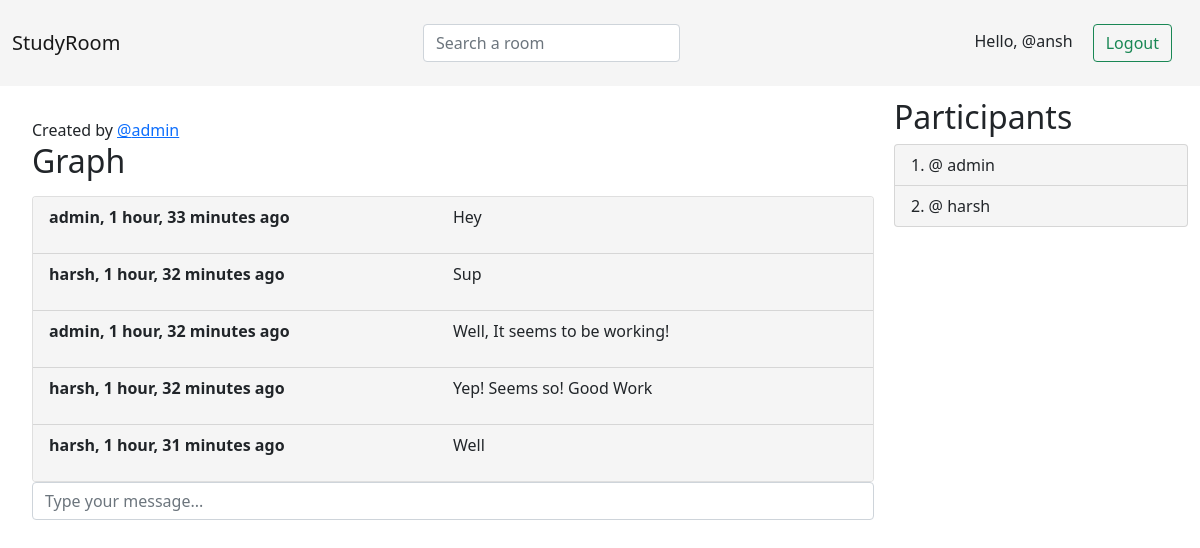
/room/4 (signed in), run on the app's committed database.
### base/models.py (models this page shows, shortened)
class Room(models.Model):
    host = models.ForeignKey(User, on_delete=models.SET_NULL, null=True)
    topic = models.ForeignKey(Topic, on_delete=models.SET_NULL, null=True)
    name = models.CharField(max_length=200, unique=True)
    description = models.TextField(null=True, blank=True)
    updated_at = models.DateTimeField(auto_now=True)
    created_at = models.DateTimeField(auto_now_add=True)
    participants = models.ManyToManyField(User, related_name='participants')

class Message(models.Model):
    user = models.ForeignKey(User, on_delete=models.CASCADE)
    room = models.ForeignKey(Room, on_delete=models.CASCADE)
    body = models.TextField()
    updated_at = models.DateTimeField(auto_now=True)
    created_at = models.DateTimeField(auto_now_add=True)

### base/views.py (the view, shortened to what this page needs)
# urls.py: path('room/<str:pk>', views.room_view, name="room"),
def room_view(request, pk):
    room = Room.objects.get(id=pk)
    participants = room.participants.all()
    messages = room.message_set.all().order_by('created_at')
    context = {
        'room': room,
        'messages': messages,
        'participants': participants,
        'room_id': room.id
    }
    return render(request, 'base/room.html', context)

### base/templates/base/room.html (shortened to what this page needs)
{% extends 'base.html' %}
{% block content %}
<div class="room-container">
    <div class="message-box">
        <div>
            <span> Created by
                <a href="{% url 'user-profile' room.host.id %}">
                    @{{ room.host }}
                </a>
            </span>
            <h2>{{ room.name }}</h2>
        </div>
        <div class="card">
            <ul class="list-group list-group-flush" id='chat-log'>
                {% for message in messages %}
                <li class="list-group-item">
                    <div class="left">
                        <b>
                            <span>{{ message.user }}, {{ message.created_at|timesince }} ago </span>
                        </b>
                    </div>
                    <p>
                        {{message.body}}
                    </p>
                </li>
                {% endfor %}
            </ul>
        </div>
        {% if request.user.is_authenticated %}
        <form id="chat-form">
            <input id="chat-message-input" class="form-control me-2" type="text" name="message-input"
                placeholder="Type your message...">
        </form>
        {% endif %}
    </div>
    <div>
        <h2>Participants</h2>
        <ol class="list-group list-group-numbered">
            {% for participant in participants %}
            <li class="list-group-item">@ {{participant.username}}</li>
            {% endfor %}
        </ol>
    </div>
</div>
{% endblock %}

### templates/navbar.html
<nav class="navbar navbar-light">
    <div class="container-fluid">
        <a class="navbar-brand" href="{% url 'home' %}">StudyRoom</a>
        {% if request.user.is_authenticated %}
        <form class="d-flex" action="{% url 'home' %}">
            <input class="form-control me-2" type="text" placeholder="Search a room" aria-label="Search" name="q">
        </form>
        <div>
            Hello, @{{ request.user.username }}
            <a class="btn btn-outline-success" href="{% url 'logout' %}">Logout</a>
            {% else %}
            <div>
                <a class="btn btn-outline-success" href="{% url 'login' %}">Login</a>
                <a class="btn btn-outline-success" href="{% url 'register' %}">Register</a>
            </div>
            {% endif %}
        </div>
    </div>
</nav>

### static/css/style.css (style rules this page uses)
.navbar { background-color: whitesmoke; }
.left { float: left; width: 50%; }
.btn { margin: 16px; }
.list-group-item { background-color: whitesmoke; }
.room-container { margin: 12px; display: grid; grid-template-columns: 3fr 1fr; }
.message-box { margin: 20px; }

### data on the page
Room: host "admin", name "Graph"
Message: user "admin", created_at "1 hour, 33 minutes", body "Hey"
Message: user "harsh", created_at "1 hour, 32 minutes", body "Sup"
Message: user "admin", created_at "1 hour, 32 minutes", body "Well, It seems to be working!"
Message: user "harsh", created_at "1 hour, 32 minutes", body "Yep! Seems so! Good Work"
Message: user "harsh", created_at "1 hour, 31 minutes", body "Well"

### other printed values
{{ request.user.username }} "ansh"
{{ participant.username }} "admin"
{{ participant.username }} "harsh"
